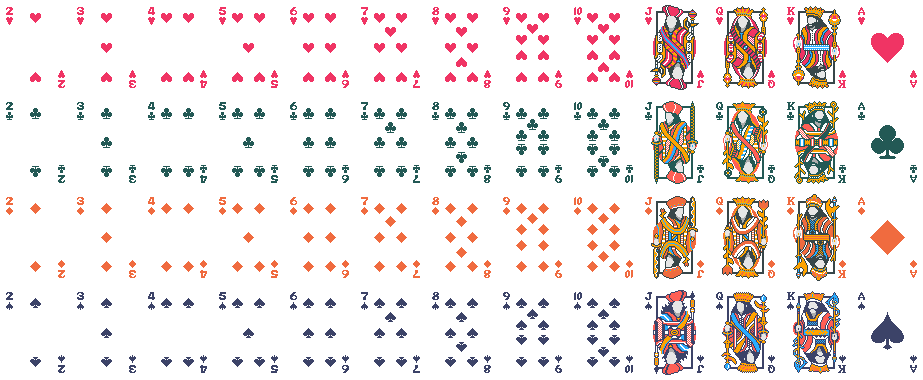
#> input picture juego/assets/cards/1.cards/default.png, 923 x 380 px, found by its file name
$ python extract_cards_v2.py
#> lines starting #> are read from the running program, lines starting #| are printed output that depends on the picture
#!/usr/bin/env python3
"""
Script mejorado para extraer cartas individuales de sprite sheets
Detecta automáticamente la cuadrícula y centra los recortes
"""

from PIL import Image
import os
import sys

# Configuración
SUITS = ["hearts", "diamonds", "clubs", "spades"]
RANKS = ["ace", "2", "3", "4", "5", "6", "7", "8", "9", "10", "jack", "queen", "king"]

def detect_card_grid(img):
    """Detecta la cuadrícula de cartas en la imagen"""
    width, height = img.size

    # Layout típico: 13 columnas × 4-5 filas
    # Intentar detectar automáticamente

    # Buscar divisores comunes del ancho para encontrar columnas
    possible_cols = []
    for cols in [13, 10, 12, 14]:
        if width % cols == 0 or width % cols < 10:
            card_w = width // cols
            possible_cols.append((cols, card_w))

    # Buscar divisores de la altura para filas
    possible_rows = []
    for rows in [4, 5, 6]:
        if height % rows == 0 or height % rows < 10:
            card_h = height // rows
            possible_rows.append((rows, card_h))

    # Seleccionar mejor combinación (preferir 13 cols × 4-5 rows)
    best_cols = 13
    best_rows = 4

    for cols, _ in possible_cols:
        if cols == 13:
            best_cols = cols
            break

    for rows, _ in possible_rows:
        if rows in [4, 5]:
            best_rows = rows
            break

    card_width = width // best_cols
    card_height = height // best_rows

    print(f"Detected grid: {best_cols} cols × {best_rows} rows")
    print(f"Card size: {card_width}×{card_height}")

    return best_cols, best_rows, card_width, card_height

def extract_cards_from_sheet(sheet_path, output_suffix=""):
    """Extrae cartas de un sprite sheet"""

    if not os.path.exists(sheet_path):
        print(f"Error: File not found: {sheet_path}")
        return False

    img = Image.open(sheet_path)
    width, height = img.size

    print(f"\nProcessing: {sheet_path}")
    print(f"Image size: {width}×{height}")

    cols, rows, card_w, card_h = detect_card_grid(img)

    # Calcular margen (si existe espacio entre cartas)
    used_width = cols * card_w
    used_height = rows * card_h
    margin_x = (width - used_width) // 2 if width > used_width else 0
    margin_y = (height - used_height) // 2 if height > used_height else 0

    print(f"Margins: x={margin_x}, y={margin_y}")

    extracted = 0

    # Extraer las 52 cartas (4 palos × 13 valores)
    for row in range(4):  # Solo las primeras 4 filas son cartas
        for col in range(13):
            # Calcular posición con margen incluido
            left = margin_x + col * card_w
            upper = margin_y + row * card_h
            right = left + card_w
            lower = upper + card_h

            # Validar límites
            if right > width or lower > height:
                print(f"Warning: Card at ({row},{col}) exceeds image bounds")
                continue

            # Recortar
            card = img.crop((left, upper, right, lower))

            # Generar nombre
            suit = SUITS[row]
            rank = RANKS[col]

            if output_suffix:
                filename = f"{suit}_{rank}_{output_suffix}.png"
            else:
                filename = f"{suit}_{rank}.png"

            card.save(filename)
            print(f"  Extracted: {filename} ({card_w}×{card_h})")
            extracted += 1

    # Extraer reverso (última fila o posición especial)
    back_row = 4 if rows >= 5 else 3

    if rows > 4:
        # Hay fila extra, el reverso está allí
        # Buscar carta en posición que parezca reverso (no tenga números/letras típicas)
        # Por simplicidad, tomamos la primera carta de la última fila
        left = margin_x
        upper = margin_y + back_row * card_h
        right = left + card_w
        lower = upper + card_h

        if lower <= height:
            back_card = img.crop((left, upper, right, lower))

            if output_suffix:
                back_filename = f"card_back_{output_suffix}.png"
            else:
                back_filename = "card_back.png"

            back_card.save(back_filename)
            print(f"  Extracted: {back_filename}")
            extracted += 1

    print(f"\nTotal extracted: {extracted} cards from {sheet_path}")
    return True

def main():
    os.chdir(os.path.dirname(os.path.abspath(__file__)))

    print("=" * 60)
    print("Card Extraction Tool v2")
    print("=" * 60)

    # Procesar los dos nuevos sprite sheets
    sheets = [
        ("default.png", ""),           # Estándar (sin sufijo)
        ("alto_contraste.png", "hc"),  # Alto contraste (suffix hc)
    ]

    for sheet_name, suffix in sheets:
        if os.path.exists(sheet_name):
            extract_cards_from_sheet(sheet_name, suffix)
#> in extract_cards_from_sheet, img is the input picture: PIL image 923x380 RGBA; mean R, G, B, A 33.8, 23, 22.1, 41.8
#| Image size: 923×380
#| Detected grid: 13 cols × 4 rows
#| Card size: 71×95
#> in extract_cards_from_sheet, `cols, rows, card_w, card_h = detect_card_grid(img)`: cols = 13; rows = 4; card_w = 71; card_h = 95
#> in extract_cards_from_sheet, `used_width = cols * card_w`: used_width = 923
#> in extract_cards_from_sheet, `used_height = rows * card_h`: used_height = 380
#> in extract_cards_from_sheet, `margin_x = (width - used_width) // 2 if width > used_width else 0`: margin_x = 0
#| Margins: x=0, y=0
#> the loop in extract_cards_from_sheet, `for row in range(4):` made 4 passes
#> (printed output is left out)
#> pass 1, in extract_cards_from_sheet, `card.save(filename)`:
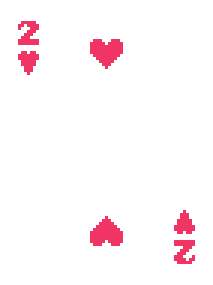
#> saved as hearts_ace.png: PIL image 71x95 RGBA (shown 3 times larger); mean R, G, B, A 19.9, 4.3, 8.3, 11.1; transparent parts drawn white
#> pass 1, in extract_cards_from_sheet, `card.save(filename)`:
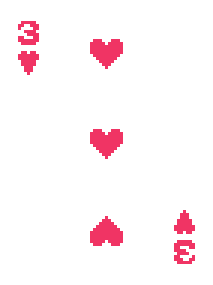
#> saved as hearts_2.png: PIL image 71x95 RGBA (shown 3 times larger); mean R, G, B, A 24.2, 5.3, 10.1, 13.8; transparent parts drawn white
#> pass 1, in extract_cards_from_sheet, `card.save(filename)`:
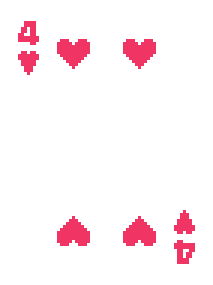
#> saved as hearts_3.png: PIL image 71x95 RGBA (shown 3 times larger); mean R, G, B, A 27.8, 6, 11.6, 16.6; transparent parts drawn white
#> pass 1, in extract_cards_from_sheet, `card.save(filename)`:
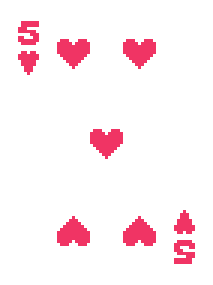
#> saved as hearts_4.png: PIL image 71x95 RGBA (shown 3 times larger); mean R, G, B, A 33, 7.1, 13.7, 19.7; transparent parts drawn white
#> after the loop in extract_cards_from_sheet, `for row in range(4):`:
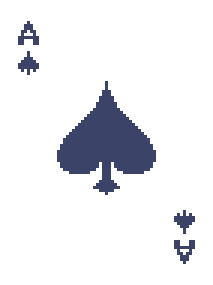
#> card: PIL image 71x95 RGBA (shown 3 times larger); mean R, G, B, A 9.2, 10.3, 16, 26.8; transparent parts drawn white
#> after the loop in extract_cards_from_sheet, `for row in range(4):`: extracted = 52
#> in extract_cards_from_sheet, `back_row = 4 if rows >= 5 else 3`: back_row = 3
#| Total extracted: 52 cards from default.png
        else:
            print(f"\nSkipping: {sheet_name} (not found)")
#> pass 2 of the loop in main, `for sheet_name, suffix in sheets:`:
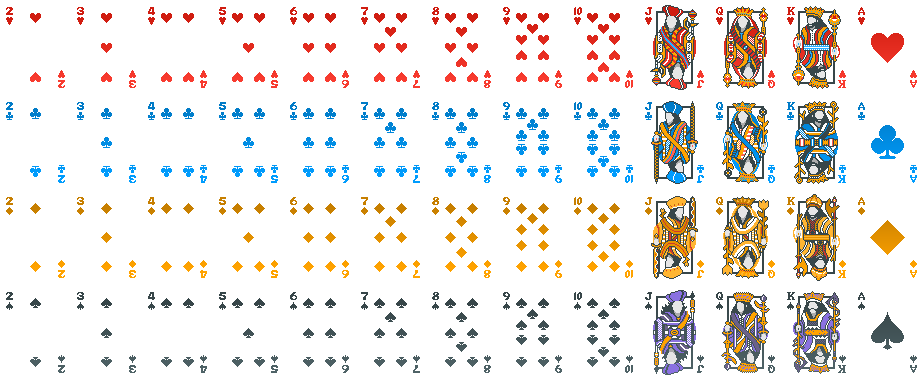
#> input picture juego/assets/cards/1.cards/alto_contraste.png, 923 x 380 px, found by its file name
#> in extract_cards_from_sheet, img is the input picture: PIL image 923x380 RGBA; mean R, G, B, A 30.9, 26.2, 22.1, 41.8
#| Image size: 923×380
#| Detected grid: 13 cols × 4 rows
#| Card size: 71×95
#| Margins: x=0, y=0
#> the loop in extract_cards_from_sheet (call 2), `for row in range(4):` made 4 passes
#> (printed output is left out)
#> pass 1, in extract_cards_from_sheet (call 2), `card.save(filename)`:
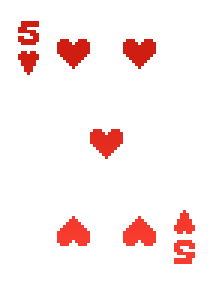
#> saved as hearts_4_hc.png: PIL image 71x95 RGBA (shown 3 times larger); mean R, G, B, A 31.3, 6, 4.3, 19.7; transparent parts drawn white
#> after the loop in extract_cards_from_sheet (call 2), `for row in range(4):`:
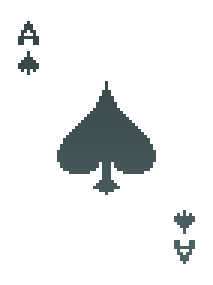
#> card: PIL image 71x95 RGBA (shown 3 times larger); mean R, G, B, A 10, 12.6, 13.1, 26.8; transparent parts drawn white
#> after the loop in extract_cards_from_sheet (call 2), `for row in range(4):`: extracted = 52
#| Total extracted: 52 cards from alto_contraste.png

    print("\n" + "=" * 60)
    print("Extraction complete!")
    print("=" * 60)

    # Listar archivos generados
    print("\nGenerated files:")
    files = [f for f in os.listdir('.') if f.endswith('.png') and f != '53_cards.png']
    for f in sorted(files):
        size = os.path.getsize(f)
        print(f"  {f} ({size} bytes)")

if __name__ == "__main__":
    main()
